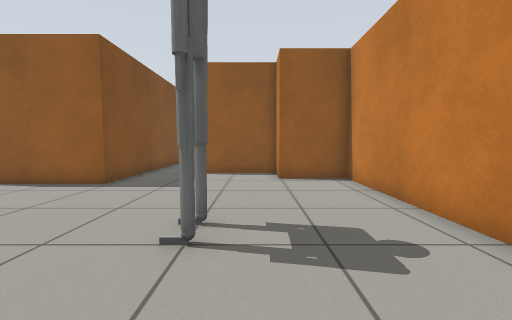
[1] (above)

20 first-person views from a walk through a robot-simulator world made for Gazebo. The camera is 0.72 m above the floor, tilts 4° down and sees 90° across. The floor is counted in squares, 0.5 m on a side. Each view is taken from the middle of a square. On the plan, view 1 faces up. The plan holds only what a view shows up to about 13 squares ahead; the rest is blank.

[2]
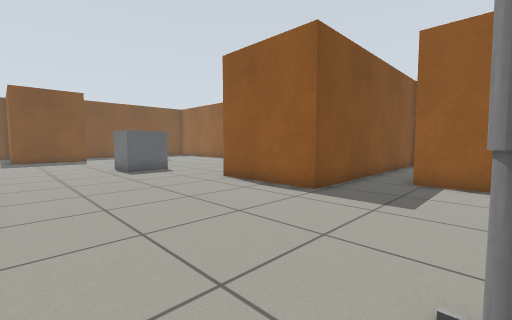

[3]
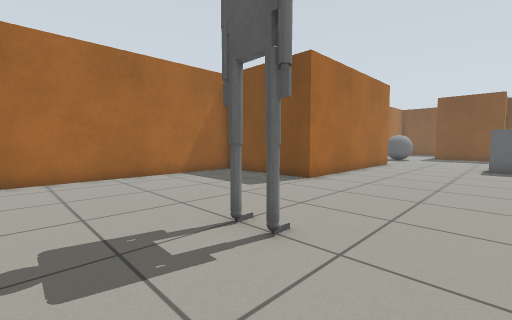

[4]
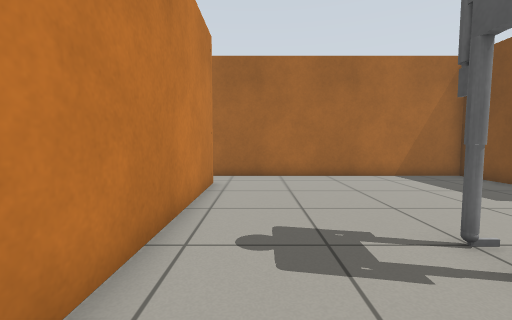

[5]
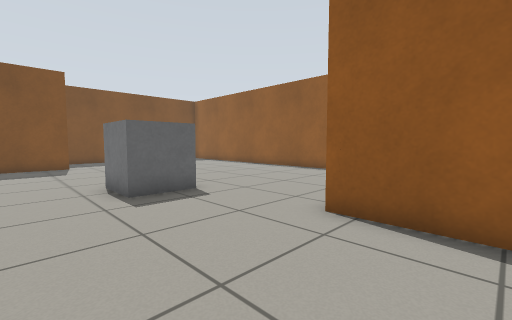

[6]
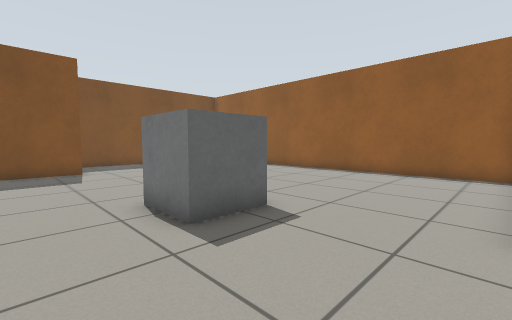

[7]
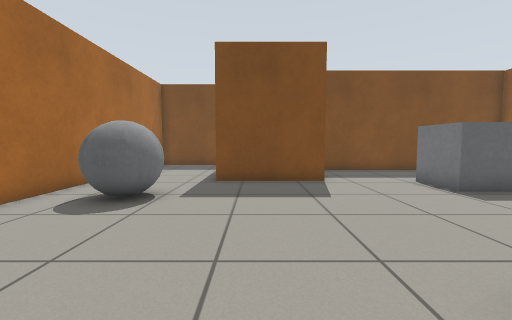

[8]
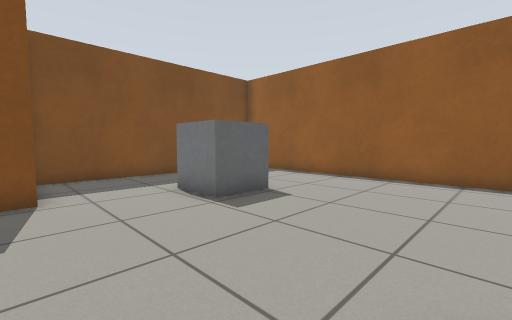

[9]
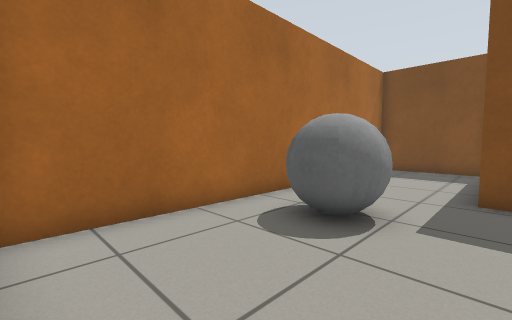

[10]
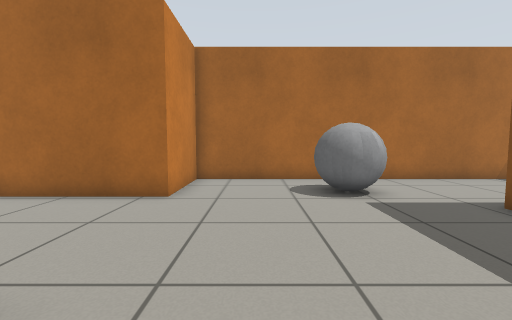

[11]
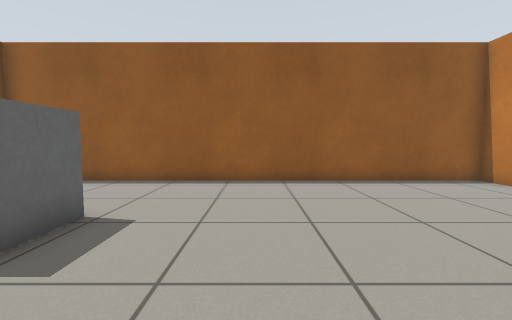

[12]
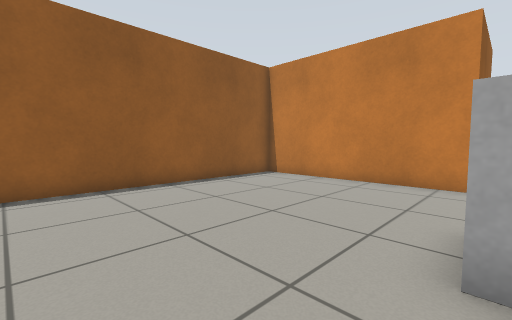

[13]
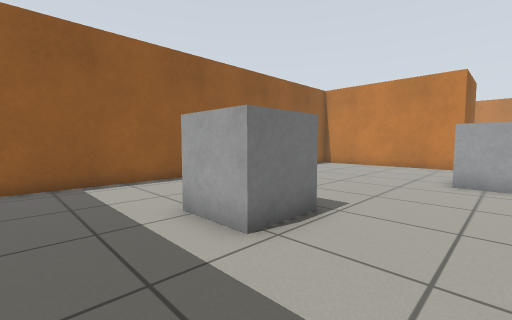

[14]
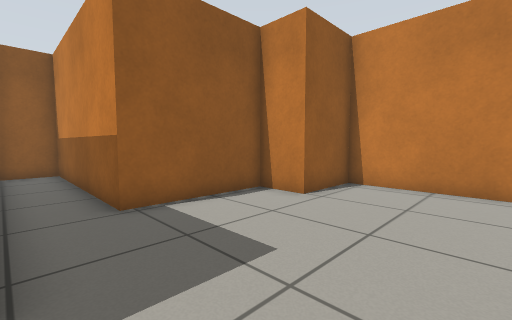

[15]
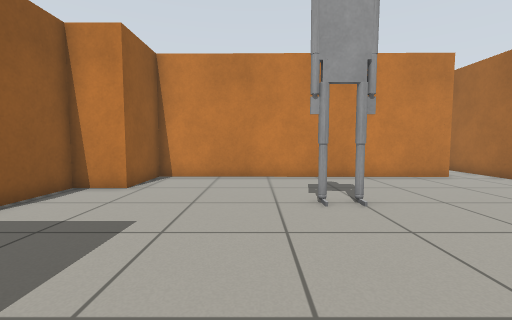

[16]
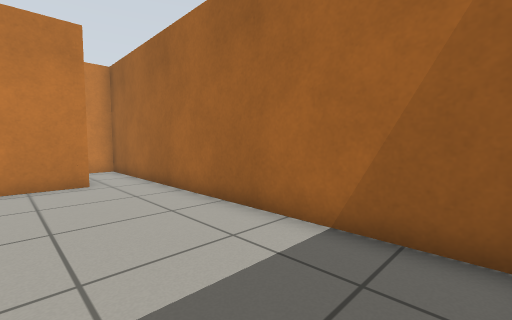

[17]
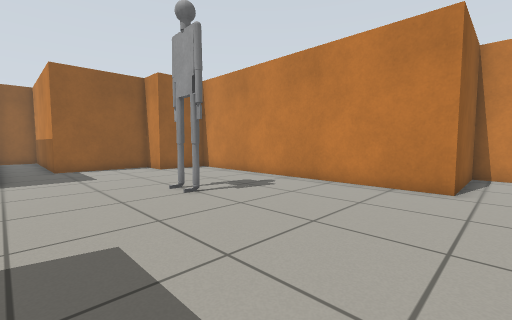

[18]
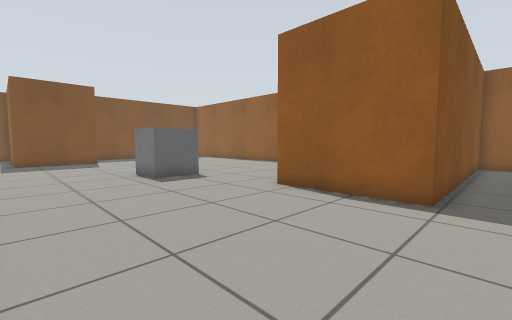

[19]
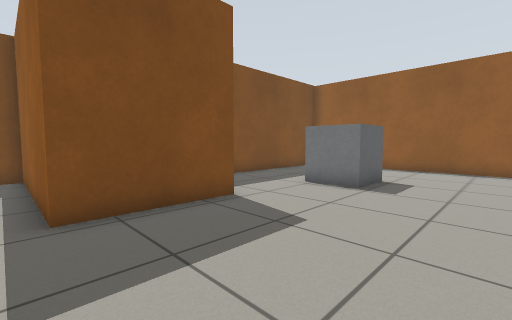

[20]
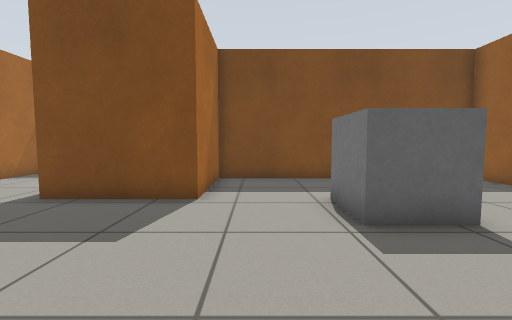

### Floor plan
Points are (right, up) in squares from view 1. A wall is a line through its corners. A room is listed if a view was taken in it or the views show most of it. See-through windows are left out.
Room 1 (views 1, 2, 3, 4, 5, 6, 7, 8, 9, 10, 11, 12, 13, 14, 15, 16, 17, 18, 19, 20)
walls: (-29.7, -1.9) (-15.7, -1.9) (-15.7, 1.3) (-6.7, 1.3) (-6.7, -3.9) (7.7, -3.9) (7.7, -2) (3.5, -2) (3.6, 10) (0.9, 10) (0.9, 11.7) (-3.3, 11.7) (-3.3, 19.4) (-5.2, 19.4) (-5.2, 8.7) (-9.7, 8.7) (-9.7, 16.4) (-27.1, 16.4) (-27.1, 6.5) (-23.4, 6.5) (-23.4, 2.5) (-30.1, 2.5) (-30.1, -1.6)
objects: other object (-23, 10) to (-22, 12); grey ball (-21, 0) to (-20, 1); other object (-16, 7) to (-14, 8); other object (-1, 3) to (-1, 4)

Where each view was taken, in squares from view 1:
view 1: 0 up, 0 right, facing up
view 2: 2 up, 1 left, facing up-left
view 3: 7 up, 2 right, facing down-left
view 4: 7 up, 2 right, facing down
view 5: 4 up, 7 left, facing up-left
view 6: 4 up, 10 left, facing up-left
view 7: 4 up, 14 left, facing left
view 8: 6 up, 16 left, facing up-left
view 9: 3 up, 16 left, facing down-left
view 10: 8 up, 18 left, facing down
view 11: 7 up, 18 left, facing up
view 12: 8 up, 19 left, facing up-right
view 13: 7 up, 26 left, facing up-right
view 14: 6 up, 5 left, facing up-right
view 15: 6 up, 7 left, facing right
view 16: 0 up, 6 left, facing down-right
view 17: 3 down, 5 left, facing up-right
view 18: 2 up, 4 left, facing up-left
view 19: 2 up, 18 left, facing up-left
view 20: 8 up, 17 left, facing left
